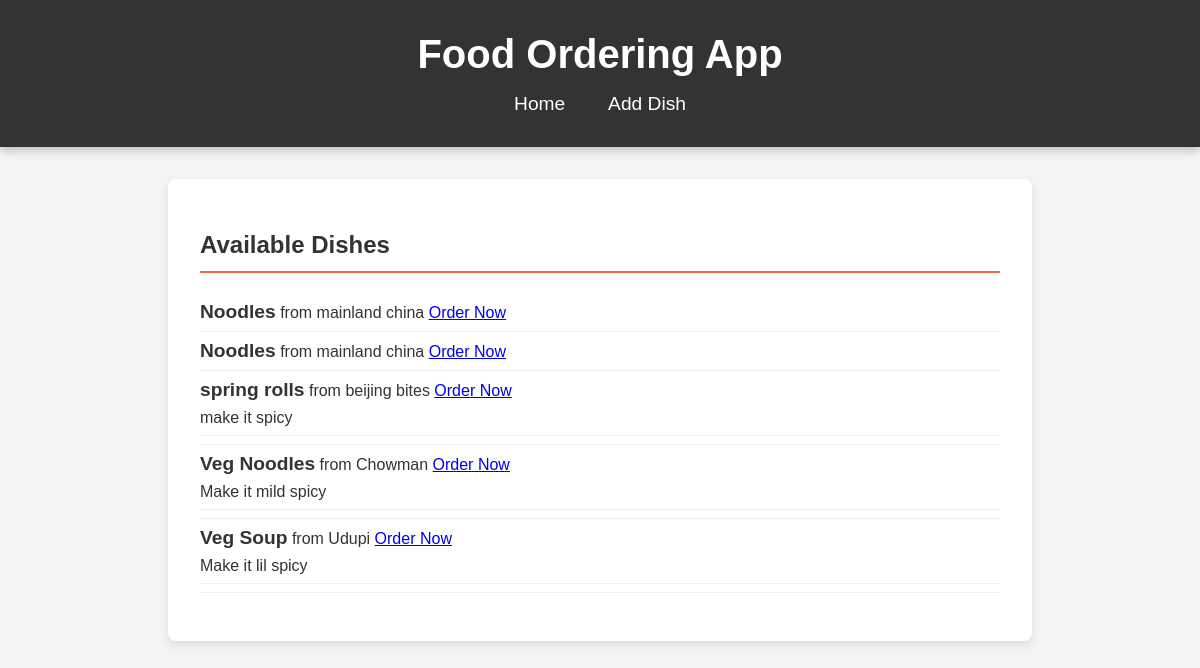
The page / on the database its author committed.
### models.py (models this page shows)
class Dish(db.Model):
    id = db.Column(db.Integer, primary_key=True)
    name = db.Column(db.String(100), nullable=False)
    restaurant = db.Column(db.String(100), nullable=False)

class Order_new(db.Model):
    id = db.Column(db.Integer, primary_key=True)
    dish_id = db.Column(db.Integer, db.ForeignKey('dish.id'), nullable=False)
    order_note = db.Column(db.Text, nullable=False)
    dish = db.relationship('Dish', backref=db.backref('orders', lazy=True))

### views.py (the view)
@main.route('/')
def index():
    dishes = Dish.query.all()
    return render_template('index.html', dishes=dishes)

### templates/index.html
{% extends 'base.html' %}
{% block content %}
<h2>Available Dishes</h2>
<ul>
    {% for dish in dishes %}
    <li>
        <strong>{{ dish.name }}</strong> from {{ dish.restaurant }}
        <a href="{{ url_for('main.place_order', dish_id=dish.id) }}">Order Now</a>
        <ul>
            {% for order in dish.orders %}
            <li>{{ order.order_note }}</li>
            {% endfor %}
        </ul>
    </li>
    {% endfor %}
</ul>
{% endblock %}

### templates/base.html (shortened to what this page needs)
<!DOCTYPE html>
<html>
<head>
    <link rel="stylesheet" type="text/css" href="{{ url_for('static', filename='style.css') }}">
</head>
<body>
    <header>
        <h1>Food Ordering App</h1>
        <nav>
            <a href="{{ url_for('main.index') }}">Home</a>
            <a href="{{ url_for('main.add_dish') }}">Add Dish</a>
        </nav>
    </header>
    <main>
        {% block content %}{% endblock %}
    </main>
</body>
</html>

### static/style.css (style rules this page uses)
body { font-family: 'Arial', sans-serif; margin: 0; padding: 0; background-color: #f4f4f4; color: #333; }
header { background-color: #333; color: white; padding: 2em 0; text-align: center; box-shadow: 0 4px 8px rgba(0, 0, 0, 0.2); position: relative; }
header h1 { margin: 0; font-size: 2.5em; text-shadow: none; }
nav { margin-top: 1em; }
nav a { color: white; margin: 0 1em; text-decoration: none; font-size: 1.2em; transition: color 0.3s; }
main { padding: 2em; max-width: 800px; margin: 2em auto; background-color: white; box-shadow: 0 4px 8px rgba(0, 0, 0, 0.1); border-radius: 8px; }
h2 { color: #333; border-bottom: 2px solid #ff6347; padding-bottom: 0.5em; }
ul { list-style-type: none; padding: 0; }
ul li { padding: 0.5em 0; border-bottom: 1px solid #eee; }
ul li strong { font-size: 1.2em; }

### rows shown on the page
Dish: name "Noodles", restaurant "mainland china"
Dish: name "Noodles", restaurant "mainland china"
Dish: name "spring rolls", restaurant "beijing bites"
Order_new: order_note "make it spicy"
Dish: name "Veg Noodles", restaurant "Chowman"
Order_new: order_note "Make it mild spicy"
Dish: name "Veg Soup", restaurant "Udupi"
Order_new: order_note "Make it lil spicy"
